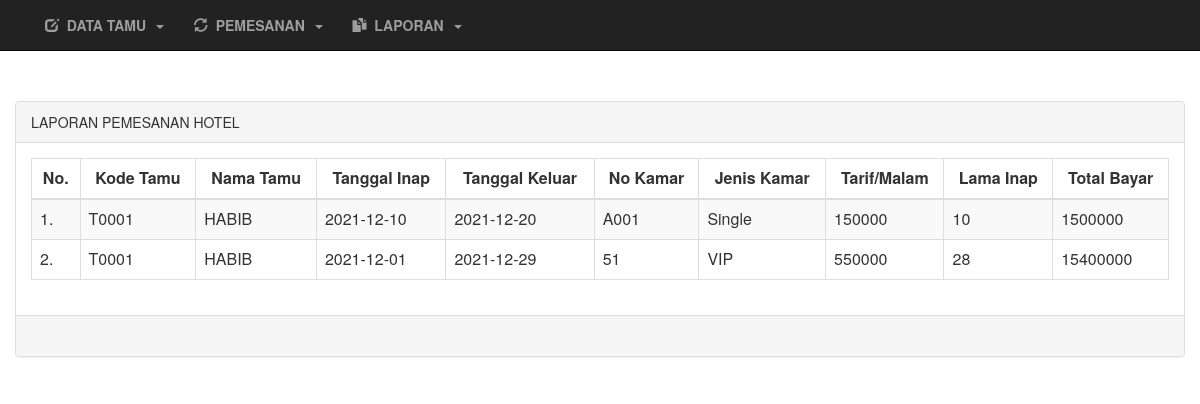
Page /index.php?menu=laporan on the committed database.
### tables this page shows
CREATE TABLE `tabel_inap` (
  `id_inap` int(100) NOT NULL,
  `bulan` varchar(128) NOT NULL,
  `kode_tamu` varchar(11) NOT NULL,
  `tgl_inap` date NOT NULL,
  `tgl_keluar` date NOT NULL,
  `no_kamar` varchar(256) NOT NULL,
  `jenis_kamar` varchar(11) NOT NULL
);

CREATE TABLE `tabel_tamu` (
  `kode_tamu` varchar(100) NOT NULL,
  `nama_tamu` varchar(128) NOT NULL,
  `alamat` text NOT NULL,
  `no_telp` varchar(123) NOT NULL
);

### laporan.php (the view, shortened to what this page needs)
<!DOCTYPE html>
<html>
<head>
</head>
<body>
  <div class="container">
    <div class="row">
      <div class="panel panel-default">
        <div class="panel-heading">LAPORAN PEMESANAN HOTEL</div>
        <div class="panel-body">
          <table class="table table-bordered table-striped table-hover">
            <thead>
              <th style="text-align: center;">No.</th>
              <th style="text-align: center;">Kode Tamu</th>
              <th style="text-align: center;">Nama Tamu</th>
              <th style="text-align: center;">Tanggal Inap</th>
              <th style="text-align: center;">Tanggal Keluar</th>
              <th style="text-align: center;">No Kamar</th>
              <th style="text-align: center;">Jenis Kamar</th>
              <th style="text-align: center;">Tarif/Malam</th>
              <th style="text-align: center;">Lama Inap</th>
              <th style="text-align: center;">Total Bayar</th>
            </thead>
            <tbody>
              <?php
              $no = 1;
              include('../config/koneksi.php');
              $data = mysqli_query($koneksi, 'select * from tabel_tamu join tabel_inap on tabel_tamu.kode_tamu = tabel_inap.kode_tamu');
              while ($r = mysqli_fetch_array($data)) {
                if ($r['jenis_kamar'] == 'Single') {
                  $tarif = '150000';
                } else if ($r['jenis_kamar'] == 'Double') {
                  $tarif = '250000';
                } else if ($r['jenis_kamar'] == 'Suite') {
                  $tarif = '425000';
                } else if ($r['jenis_kamar'] == 'VIP') {
                  $tarif = '550000';
                }
                $selisih = ((abs(strtotime($r['tgl_keluar']) - strtotime($r['tgl_inap']))) / (60 * 60 * 24));
                $total = $tarif * $selisih;
              ?>
                <tr>
                  <td><?php echo $no++; ?>.</td>
                  <td><?php echo $r['kode_tamu'] ?></td>
                  <td><?php echo $r['nama_tamu'] ?></td>
                  <td><?php echo $r['tgl_inap'] ?></td>
                  <td><?php echo $r['tgl_keluar'] ?></td>
                  <td><?php echo $r['no_kamar'] ?></td>
                  <td><?php echo $r['jenis_kamar'] ?></td>
                  <td><?php echo $tarif ?></td>
                  <td><?php echo $selisih ?></td>
                  <td><?php echo $total ?></td>
                </tr>
              <?php } ?>
            </tbody>
          </table>
        </div>
        <div class="panel-footer">&nbsp;</div>
      </div>
    </div>
  </div>
</body>
</html>

### index.php (shortened to what this page needs)
<!DOCTYPE html>
<html>
<head>
	<link rel="stylesheet" type="text/css" href="../css/bootstrap.css">
</head>
<body style="background:url('../images/gambar.jpeg');">
	<div class="container">
		<div class="row">
			<div class="col-md-12">
				<div class="navbar navbar-fixed-top navbar-inverse inverse">
					<a href="?menu=home" class="navbar-brand" style="margin-top: -10px;">
					</a>
					<ul class="nav navbar-nav">
						<li class="dropdown">
							<a href="#" class="dropdown-toggle" data-toggle="dropdown" id="kelola">
								<div class="glyphicon glyphicon-edit"></div>&nbsp;
								<strong>DATA TAMU</strong>&nbsp;
								<span class="caret"></span>
							</a>
						</li>
						<li class="dropdown">
							<a href="#" class="dropdown-toggle" data-toggle="dropdown" id="transaksi">
								<div class="glyphicon glyphicon-refresh"></div>&nbsp;
								<strong>PEMESANAN</strong>&nbsp;
								<span class="caret"></span>
							</a>
						</li>
						<li class="dropdown">
							<a href="#" class="dropdown-toggle" data-toggle="dropdown" id="laporan">
								<div class="glyphicon glyphicon-duplicate"></div>&nbsp;
								<strong>LAPORAN</strong>&nbsp;
								<span class="caret"></span>
							</a>
						</li>
					</ul>
				</div>
			</div>
		</div>
	</div>
	<?php
	switch (@$_GET['menu']) {
		case 'laporan':
			include 'laporan.php';
			break;
	}
	?>
	<br><br>
</body>
</html>

### rows in the picture
tabel_inap: kode_tamu "T0001", kode_tamu.nama_tamu "HABIB", tgl_inap "2021-12-10", tgl_keluar "2021-12-20", no_kamar "A001", jenis_kamar "Single", jenis_kamar "150000", selisih "10", total "1500000"
tabel_inap: kode_tamu "T0001", kode_tamu.nama_tamu "HABIB", tgl_inap "2021-12-01", tgl_keluar "2021-12-29", no_kamar "51", jenis_kamar "VIP", jenis_kamar "550000", selisih "28", total "15400000"
